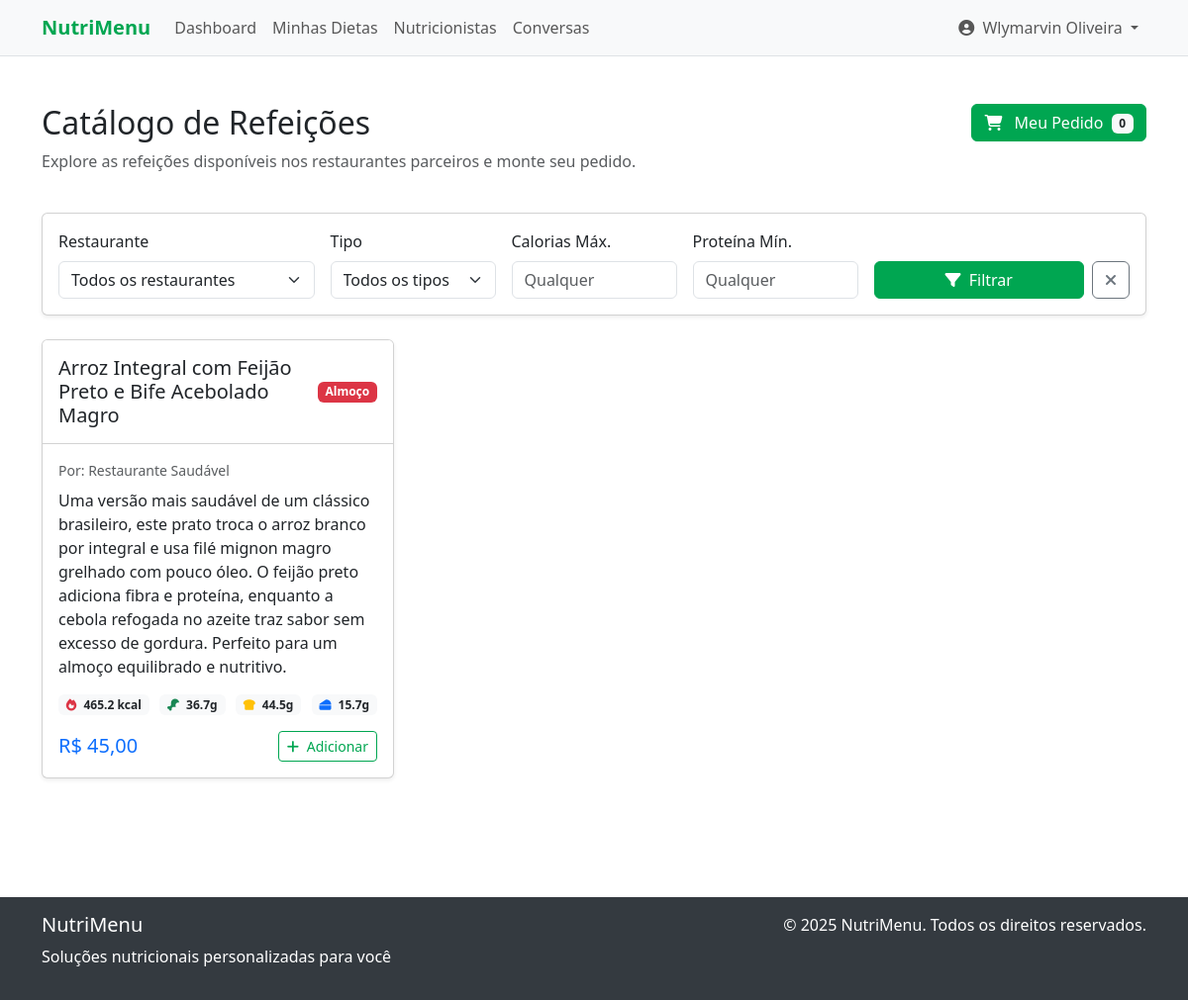
The app's page /meals/catalog (signed in) with its own data.
### tables this page shows
CREATE TABLE meals (
    id INTEGER PRIMARY KEY AUTOINCREMENT,
    restaurant_id INTEGER NOT NULL,
    name TEXT NOT NULL,
    description TEXT,
    price REAL NOT NULL,
    available BOOLEAN DEFAULT 1,
    meal_type TEXT, -- 'breakfast', 'lunch', 'dinner', 'snack'
    created_at DATETIME DEFAULT CURRENT_TIMESTAMP,
    updated_at DATETIME DEFAULT CURRENT_TIMESTAMP,
    FOREIGN KEY (restaurant_id) REFERENCES restaurant_profiles(id) ON DELETE CASCADE
);

CREATE TABLE users (
    id INTEGER PRIMARY KEY AUTOINCREMENT,
    name TEXT NOT NULL,
    email TEXT NOT NULL UNIQUE,
    password TEXT NOT NULL,
    role TEXT NOT NULL DEFAULT 'user', -- 'admin', 'nutritionist', 'restaurant', 'user'
    created_at DATETIME DEFAULT CURRENT_TIMESTAMP,
    updated_at DATETIME DEFAULT CURRENT_TIMESTAMP
);

### src/controllers/MealController.php (called while the page is built, shortened)
<?php
require_once __DIR__ . '/../models/Meal.php';
class MealController {
    private $mealModel;
    private $restaurantModel;
    public function __construct() {
        $this->mealModel = new Meal();
        $this->restaurantModel = new RestaurantProfile();
    }
    public function catalog() {
        $currentPage = isset($_GET['page']) ? (int)$_GET['page'] : 1;
        $itemsPerPage = 9;
        $offset = ($currentPage - 1) * $itemsPerPage;
        $filter = [
            'restaurant_id' => $_GET['restaurant_id'] ?? '',
            'meal_type' => $_GET['meal_type'] ?? '',
            'max_calories' => $_GET['max_calories'] ?? '',
            'min_protein' => $_GET['min_protein'] ?? '',
            'search' => $_GET['search'] ?? ''
        ];
        $restaurants = $this->restaurantModel->getAll();
        $meals = $this->mealModel->getAllAvailable($filter, $itemsPerPage, $offset);
        $totalMeals = $this->mealModel->countAllAvailable($filter);
        $totalPages = ceil($totalMeals / $itemsPerPage);
        view('meals/catalog', [
            'meals' => $meals,
            'restaurants' => $restaurants,
            'currentPage' => $currentPage,
            'totalPages' => $totalPages,
            'filter' => $filter
        ]);
    }
}

### public/index.php (called while the page is built, shortened)
<?php
$controllerFiles = glob(__DIR__ . '/../src/controllers/*.php');
foreach ($controllerFiles as $controller) {
    require_once $controller;
}
$route = getCurrentRoute();
list($controller, $method) = explode('::', $routes[$route]);
$controller = new $controller();
$controller->$method();

### src/config/database.php (called while the page is built, shortened)
<?php
class Database {
    private static $instance = null;
    private $conn;
    private function __construct() {
        $dbPath = __DIR__ . '/../../database/nutrition.db';
        try {
            $this->conn = new SQLite3($dbPath);
            $this->conn->enableExceptions(true);
        } catch (Exception $e) {
            die("Database connection error: " . $e->getMessage());
        }
    }
    public static function getInstance() {
        if (self::$instance === null) {
            self::$instance = new self();
        }
        return self::$instance;
    }
    public function query($sql, $params = []) {
        try {
            $stmt = $this->conn->prepare($sql);
            if (!empty($params)) {
                foreach ($params as $param => $value) {
                    if (is_int($value)) {
                        $stmt->bindValue($param, $value, SQLITE3_INTEGER);
                    } else if (is_float($value)) {
                        $stmt->bindValue($param, $value, SQLITE3_FLOAT);
                    } else if (is_null($value)) {
                        $stmt->bindValue($param, null, SQLITE3_NULL);
                    } else {
                        $stmt->bindValue($param, $value, SQLITE3_TEXT);
                    }
                }
            }
            $result = $stmt->execute();
            return $result;
        } catch (Exception $e) {
            die("Query execution error: " . $e->getMessage());
        }
    }
    public function fetchAll($sql, $params = []) {
        $result = $this->query($sql, $params);
        $rows = [];
        while ($row = $result->fetchArray(SQLITE3_ASSOC)) {
            $rows[] = $row;
        }
        return $rows;
    }
}

### src/models/Meal.php (called while the page is built, shortened)
<?php
require_once __DIR__ . '/../config/database.php';
class Meal
{
    private $db;
    public function __construct()
    {
        $this->db = Database::getInstance();
    }
    public function getAllAvailable($filter = null, $limit = null, $offset = 0)
    {
        $sql = "SELECT m.*, u.name as restaurant_name
        FROM meals m
        JOIN restaurant_profiles r ON m.restaurant_id = r.id
        JOIN users u ON r.user_id = u.id
        WHERE m.available = 1";
        $params = [];
        $sql .= " ORDER BY m.name ASC";
        if ($limit !== null) {
            $sql .= " LIMIT :limit OFFSET :offset";
            $params[':limit'] = $limit;
            $params[':offset'] = $offset;
        }
        $meals = $this->db->fetchAll($sql, $params);
        foreach ($meals as &$meal) {
            $meal['nutrition'] = $this->getNutritionFacts($meal['id']);
        }
        return $meals;
    }
    public function getIngredients($mealId)
    {
        $sql = "SELECT mi.ingredient_id, mi.amount, i.name, i.calories, i.protein, i.carbs, i.fat, i.fiber
                FROM meal_ingredients mi
                JOIN ingredients i ON mi.ingredient_id = i.id
                WHERE mi.meal_id = :meal_id
                ORDER BY i.name ASC";
        return $this->db->fetchAll($sql, [':meal_id' => $mealId]);
    }
    public function getNutritionFacts($mealId)
    {
        $ingredients = $this->getIngredients($mealId);
        $totalCalories = 0;
        $totalProtein = 0;
        $totalCarbs = 0;
        $totalFat = 0;
        $totalFiber = 0;
        foreach ($ingredients as $ingredient) {
            $factor = $ingredient['amount'] / 100;
            $totalCalories += $ingredient['calories'] * $factor;
            $totalProtein += $ingredient['protein'] * $factor;
            $totalCarbs += $ingredient['carbs'] * $factor;
            $totalFat += $ingredient['fat'] * $factor;
            if ($ingredient['fiber'] !== null) {
                $totalFiber += $ingredient['fiber'] * $factor;
            }
        }
        return [
            'calories' => round($totalCalories, 1),
            'protein' => round($totalProtein, 1),
            'carbs' => round($totalCarbs, 1),
            'fat' => round($totalFat, 1),
            'fiber' => round($totalFiber, 1),
            'ingredients' => $ingredients
        ];
    }
}

### src/utils/Formatter.php (called while the page is built, shortened)
<?php
class Formatter {
    public static function formatCurrency($value) {
        return 'R$ ' . number_format($value, 2, ',', '.');
    }
    public static function getMealTypeName($mealType) {
        $types = [
            'breakfast' => 'Café da manhã',
            'lunch' => 'Almoço',
            'dinner' => 'Jantar',
            'snack' => 'Lanche'
        ];
        return isset($types[$mealType]) ? $types[$mealType] : $mealType;
    }
}

### src/views/meals/catalog.php (the view, shortened to what this page needs)
<div class="container my-5">
    <div class="row mb-4">
        <div class="col-md-8">
            <h2>Catálogo de Refeições</h2>
            <p class="text-muted">Explore as refeições disponíveis nos restaurantes parceiros e monte seu pedido.</p>
        </div>
        <div class="col-md-4 text-md-end">
            <button type="button" class="btn btn-primary" data-bs-toggle="modal" data-bs-target="#cartModal">
                <i class="fas fa-shopping-cart me-2"></i> Meu Pedido <span id="cartCount" class="badge bg-light text-dark ms-1">0</span>
            </button>
        </div>
    </div>
    <div class="row mb-4">
        <div class="col-12">
            <div class="card shadow-sm">
                <div class="card-body">
                    <form method="GET" action="/meals/catalog" id="filterForm">
                        <div class="row g-3 align-items-end">
                            <div class="col-md-3">
                                <label for="restaurant" class="form-label">Restaurante</label>
                                <select class="form-select" id="restaurant" name="restaurant_id">
                                    <option value="">Todos os restaurantes</option>
                                </select>
                            </div>
                            <div class="col-md-2">
                                <label for="meal_type" class="form-label">Tipo</label>
                                <select class="form-select" id="meal_type" name="meal_type">
                                    <option value="">Todos os tipos</option>
                                </select>
                            </div>
                            <div class="col-md-2">
                                <label for="max_calories" class="form-label">Calorias Máx.</label>
                                <input type="number" class="form-control" id="max_calories" name="max_calories" value="<?= $_GET['max_calories'] ?? '' ?>" min="0" placeholder="Qualquer">
                            </div>
                            <div class="col-md-2">
                                <label for="min_protein" class="form-label">Proteína Mín.</label>
                                <input type="number" class="form-control" id="min_protein" name="min_protein" value="<?= $_GET['min_protein'] ?? '' ?>" min="0" placeholder="Qualquer">
                            </div>
                            <div class="col-md-3">
                                <div class="d-flex">
                                    <button type="submit" class="btn btn-primary flex-grow-1 me-2">
                                        <i class="fas fa-filter me-1"></i> Filtrar
                                    </button>
                                    <a href="/meals/catalog" class="btn btn-outline-secondary">
                                        <i class="fas fa-times"></i>
                                    </a>
                                </div>
                            </div>
                        </div>
                    </form>
                </div>
            </div>
        </div>
    </div>
    <div class="row mb-4">
        <?php if (empty($meals)): ?>
            <div class="col-12">
                <div class="alert alert-info">
                    <i class="fas fa-info-circle me-2"></i> Nenhuma refeição encontrada com os filtros selecionados.
                </div>
            </div>
        <?php else: ?>
            <?php foreach ($meals as $meal): ?>
                <div class="col-md-4 mb-4">
                    <div class="card h-100 shadow-sm" id="meal-<?= $meal['id'] ?>">
                        <div class="card-header bg-white py-3">
                            <div class="d-flex justify-content-between align-items-center">
                                <h5 class="card-title mb-0 meal-name"><?= $meal['name'] ?></h5>
                                <span class="badge bg-<?= getMealTypeBadgeColor($meal['meal_type']) ?>">
                                    <?= Formatter::getMealTypeName($meal['meal_type']) ?>
                                </span>
                            </div>
                        </div>
                        <div class="card-body">
                            <p class="text-muted small mb-2">Por: <?= $meal['restaurant_name'] ?></p>
                            <?php if (!empty($meal['description'])): ?>
                                <p class="meal-description"><?= $meal['description'] ?></p>
                            <?php endif; ?>
                            <div class="d-flex justify-content-between mb-3">
                                <span class="badge bg-light text-dark">
                                    <i class="fas fa-fire text-danger me-1"></i> <?= $meal['nutrition']['calories'] ?? '?' ?> kcal
                                </span>
                                <span class="badge bg-light text-dark">
                                    <i class="fas fa-drumstick-bite text-success me-1"></i> <?= $meal['nutrition']['protein'] ?? '?' ?>g
                                </span>
                                <span class="badge bg-light text-dark">
                                    <i class="fas fa-bread-slice text-warning me-1"></i> <?= $meal['nutrition']['carbs'] ?? '?' ?>g
                                </span>
                                <span class="badge bg-light text-dark">
                                    <i class="fas fa-cheese text-primary me-1"></i> <?= $meal['nutrition']['fat'] ?? '?' ?>g
                                </span>
                            </div>
                            <div class="d-flex justify-content-between align-items-center mb-0">
                                <h5 class="text-primary mb-0 meal-price"><?= Formatter::formatCurrency($meal['price']) ?></h5>
                                <button type="button" class="btn btn-outline-primary btn-sm add-to-cart-btn"
                                        data-meal-id="<?= $meal['id'] ?>"
                                        data-meal-name="<?= htmlspecialchars($meal['name']) ?>"
                                        data-meal-restaurant="<?= htmlspecialchars($meal['restaurant_name']) ?>"
                                        data-meal-price="<?= $meal['price'] ?>"
                                        data-meal-type="<?= $meal['meal_type'] ?>">
                                    <i class="fas fa-plus me-1"></i> Adicionar
                                </button>
                            </div>
                        </div>
                    </div>
                </div>
            <?php endforeach; ?>
        <?php endif; ?>
    </div>
</div>
<?php
function getMealTypeBadgeColor($mealType) {
    $colors = [
        'breakfast' => 'warning',
        'lunch' => 'danger',
        'dinner' => 'info',
        'snack' => 'success'
    ];
    return $colors[$mealType] ?? 'secondary';
}
?>

### public/css/styles.css (style rules this page uses)
:root { --primary-color: #00a651; --secondary-color: #007bff; --dark-color: #343a40; --light-color: #f8f9fa; }
body { font-family: 'Segoe UI', Tahoma, Geneva, Verdana, sans-serif; min-height: 100vh; display: flex; flex-direction: column; }
.btn-primary { background-color: var(--primary-color); border-color: var(--primary-color); }
.btn-outline-primary { color: var(--primary-color); border-color: var(--primary-color); }

### records on screen
meals: name "Arroz Integral com Feijão Preto e Bife Acebolado Magro", meal_type "Almoço", users.name "Restaurante Saudável", description "Uma versão mais saudável de um clássico brasileiro, este prato troca o arroz branco por integral e usa filé mignon magro grelhado com pouco óleo. O feijão preto adiciona fibra e proteína, enquanto a cebola refogada no azeite traz sabor sem excesso de gordura. Perfeito para um almoço equilibrado e nutritivo.", calories "465.2", protein "36.7", carbs "44.5", fat "15.7", price "R$ 45,00"

### other values on screen
APP_NAME "NutriMenu"
$currentUser['name'] "Wlymarvin Oliveira"
